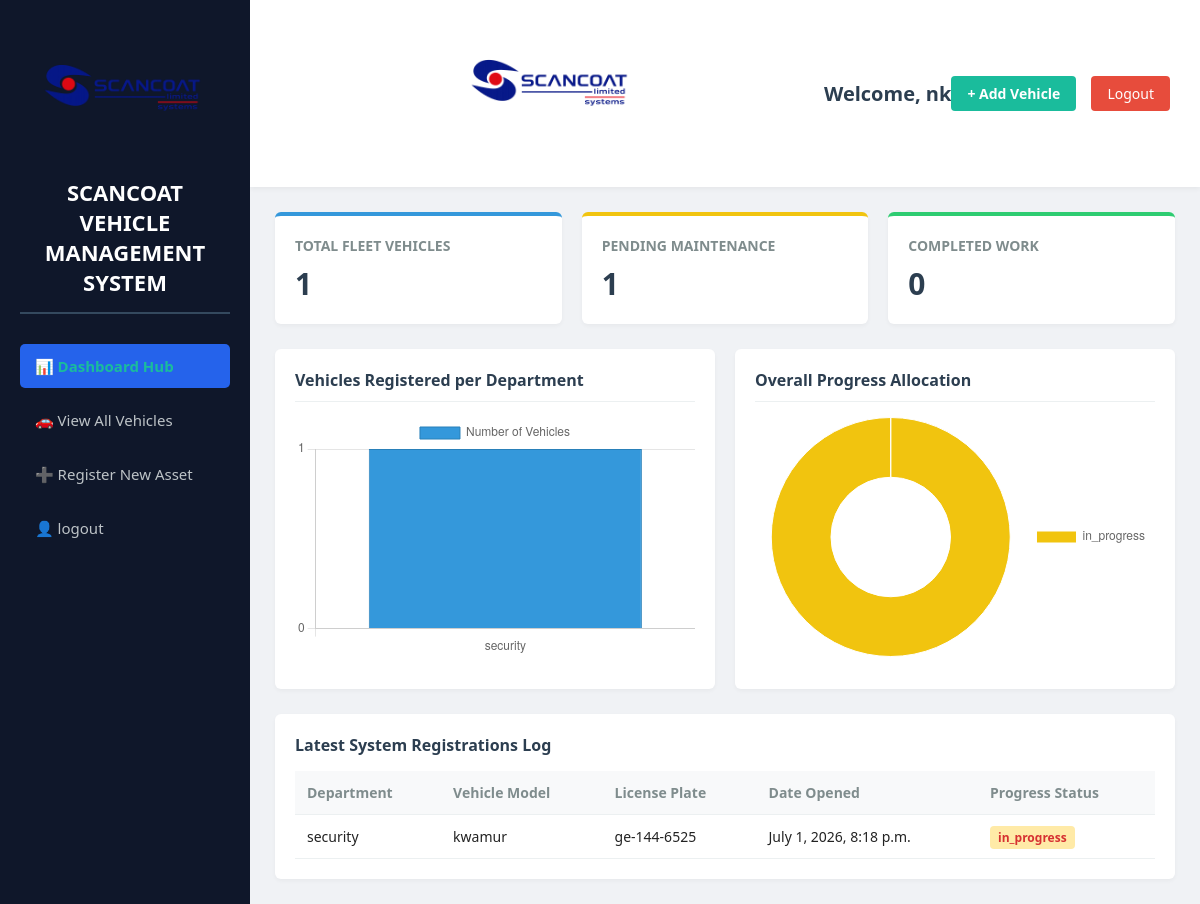
The page /data/ (signed in) on the database its author committed.
### patrick/models.py (models this page shows, shortened)
class registedvehicle(models.Model):
    order_number = models.CharField(primary_key=True, max_length=10, default='0000000000', null=False, unique=True)
    department = models.CharField(max_length=100)
    vehicle_model = models.CharField(max_length=100)
    license_plate = models.CharField(max_length=20, unique=True)
    startdate = models.DateTimeField(auto_now_add=True)
    enddate = models.DateTimeField(blank=True, null=True)
    intialprogress = models.CharField(max_length=100, default='Not Started')
    issue = models.TextField(blank=True, null=True)
    equip_number = models.PositiveIntegerField(blank=True, null=True)
    equip_id = models.CharField(max_length=100, blank=True, editable=False)
    enddate = models.DateTimeField(null=True, blank=True)
    payment=models.CharField(max_length=100,default='not stated')
    DEPARTMENT_ACRONYMS = {
        'Security': 'SYD',
        'Maintenance': 'MNT',
    }
    class Meta:
        constraints = [
            models.UniqueConstraint(fields=['department', 'equip_number'], name='unique_equip_per_department')
        ]

### patrick/views.py (the view)
# urls.py: path('data/', views.data, name='data'),
@login_required
def data(request):
    total_fleet = registedvehicle.objects.count()
    pending_count = registedvehicle.objects.filter(intialprogress__icontains='progress').count()
    completed_count = registedvehicle.objects.filter(intialprogress__icontains='complete').count()
    recent_vehicles = registedvehicle.objects.all().order_by('-order_number')[:5]
    dept_counts = registedvehicle.objects.values('department').annotate(total=Count('order_number')).order_by('-total')
    if dept_counts.exists():
        bar_labels = [item['department'] if item['department'] else 'Unassigned' for item in dept_counts]
        bar_values = [item['total'] for item in dept_counts]
    else:
        bar_labels = ['No Data Available']
        bar_values = [0]
    status_counts = registedvehicle.objects.values('intialprogress').annotate(total=Count('order_number'))
    if status_counts.exists():
        pie_labels = [item['intialprogress'] if item['intialprogress'] else 'Unknown' for item in status_counts]
        pie_values = [item['total'] for item in status_counts]
    else:
        pie_labels = ['No Data Available']
        pie_values = [0]
    return render(request, 'dashboard.html', {
        'total_fleet': total_fleet,
        'pending_count': pending_count,
        'completed_count': completed_count,
        'recent_vehicles': recent_vehicles,
        'bar_labels_json': json.dumps(bar_labels),
        'bar_values_json': json.dumps(bar_values),
        'pie_labels_json': json.dumps(pie_labels),
        'pie_values_json': json.dumps(pie_values),
    })

### templates/dashboard.html (shortened to what this page needs)
{% load static %}
<!DOCTYPE html>
<html lang="en">
<head>
</head>
<body>
    <div class="sidebar">
        <img src="{% static 'patrick/images/scancoatlogo.png' %}" alt="Scancoat Limited Logo" class="logo">
        <h2>SCANCOAT VEHICLE  MANAGEMENT SYSTEM</h2>
        <a href="{% url 'dashboard' %}" class="active">📊 Dashboard Hub</a>
        <a href="{% url 'vehicleview' %}">🚗 View All Vehicles</a>
        <a href="{% url 'dashboard' %}">➕ Register New Asset</a>
        <a href="{% url 'patrickprof' %}">👤 logout</a>
    </div>
    <div class="main-view">
        <div class="top-navbar">
            <img src="{% static 'patrick/images/scancoatlogo.png' %}" alt="Scancoat Limited Logo" class="logo">
            <h1>Welcome, {{ request.user.username }}</h1>
            <div class="nav-actions">
                <a href="{% url 'dashboard' %}" class="btn-add">+ Add Vehicle</a>
                <a href="{% url 'loginpg' %}" class="btn-logout">Logout</a>
            </div>
        </div>
        <div class="scrollpane">
            <div class="metric-cards-row">
                <div class="metric-block" style="border-top-color: #3498db;">
                    <h3>Total Fleet Vehicles</h3>
                    <div class="number-display">{{ total_fleet }}</div>
                </div>
                <div class="metric-block" style="border-top-color: #f1c40f;">
                    <h3>Pending Maintenance</h3>
                    <div class="number-display">{{ pending_count }}</div>
                </div>
                <div class="metric-block" style="border-top-color: #2ecc71;">
                    <h3>Completed Work</h3>
                    <div class="number-display">{{ completed_count }}</div>
                </div>
            </div>
            <div class="graph-block-row">
                <div class="graph-box-container">
                    <h3>Vehicles Registered per Department</h3>
                    <div style="position: relative; height:240px; width:100%">
                        <canvas id="barGraphCanvas"></canvas>
                    </div>
                </div>
                <div class="graph-box-container">
                    <h3>Overall Progress Allocation</h3>
                    <div style="position: relative; height:240px; width:100%">
                        <canvas id="pieTrendCanvas"></canvas>
                    </div>
                </div>
            </div>
            <div class="log-table-container">
                <h3>Latest System Registrations Log</h3>
                <table>
                    <thead>
                        <tr>
                            <th>Department</th>
                            <th>Vehicle Model</th>
                            <th>License Plate</th>
                            <th>Date Opened</th>
                            <th>Progress Status</th>
                        </tr>
                    </thead>
                    <tbody>
                        {% for vehicle in recent_vehicles %}
                        <tr>
                            <td>{{ vehicle.department }}</td>
                            <td>{{ vehicle.vehicle_model }}</td>
                            <td>{{ vehicle.license_plate }}</td>
                            <td>{{ vehicle.startdate }}</td>
                            <td>
                                {% if "complete" in vehicle.intialprogress|lower %}
                                    <span class="state-badge done">Completed</span>
                                {% else %}
                                    <span class="state-badge pending">{{ vehicle.intialprogress }}</span>
                                {% endif %}
                            </td>
                        </tr>
                        {% empty %}
                        <tr>
                            <td colspan="5" style="text-align: center; color: #7f8c8d; padding: 20px;">No vehicles logged in the system database yet.</td>
                        </tr>
                        {% endfor %}
                    </tbody>
                </table>
            </div>
        </div>
    </div>
    <script>
        const barCtx = document.getElementById('barGraphCanvas').getContext('2d');
        new Chart(barCtx, {
            type: 'bar',
            data: {
                labels: {{ bar_labels_json|safe }},
                datasets: [{
                    label: 'Number of Vehicles',
                    data: {{ bar_values_json|safe }},
                    backgroundColor: '#3498db',
                    borderColor: '#2980b9',
                    borderWidth: 1
                }]
            },
            options: {
                responsive: true,
                maintainAspectRatio: false,
                scales: {
                    y: { beginAtZero: true, ticks: { stepSize: 1 } }
                }
            }
        });
        const pieCtx = document.getElementById('pieTrendCanvas').getContext('2d');
        new Chart(pieCtx, {
            type: 'doughnut',
            data: {
                labels: {{ pie_labels_json|safe }},
                datasets: [{
                    data: {{ pie_values_json|safe }},
                    backgroundColor: ['#f1c40f', '#2ecc71', '#3498db', '#e74c3c', '#95a5a6'],
                    borderWidth: 1
                }]
            },
            options: {
                responsive: true,
                maintainAspectRatio: false,
                plugins: {
                    legend: { position: 'right' }
                }
            }
        });
    </script>
</body>
</html>

### templates/dashboard.html (style rules this page uses)
* { margin: 0; padding: 0; box-sizing: border-box; font-family: 'Segoe UI', Arial, sans-serif; }
body { display: flex; background-color: #f0f2f5; color: #222; height: 100vh; overflow: hidden; }
.sidebar { width: 250px; background-color: #0f172a; color: white; display: flex; flex-direction: column; padding: 20px; }
.sidebar h2 { font-size: 22px; margin-bottom: 30px; text-align: center; font-weight: 600; border-bottom: 2px solid #34495e; padding-bottom: 15px; }
.sidebar a { color: #bdc3c7; text-decoration: none; padding: 12px 15px; margin-bottom: 10px; border-radius: 5px; display: block; font-size: 15px; transition: all 0.2s; }
.sidebar a:hover, .sidebar a.active { background-color: #2563eb; color: #1abc9c; font-weight: bold; }
.main-view { flex: 1; display: flex; flex-direction: column; overflow: hidden; }
.top-navbar { background-color: white; padding: 15px 30px; display: flex; justify-content: space-between; align-items: center; box-shadow: 0 2px 5px rgba(0,0,0,0.05); }
.top-navbar h1 { font-size: 20px; color: #2c3e50; }
.nav-actions { display: flex; align-items: center; gap: 15px; }
.btn-add { background-color: #1abc9c; color: white; padding: 8px 16px; border-radius: 4px; text-decoration: none; font-weight: bold; font-size: 14px; }
.btn-logout { background-color: #e74c3c; color: white; padding: 8px 16px; border-radius: 4px; text-decoration: none; font-size: 14px; }
.scrollpane { padding: 25px; overflow-y: auto; flex: 1; }
.metric-cards-row { display: grid; grid-template-columns: repeat(auto-fit, minmax(220px, 1fr)); gap: 20px; margin-bottom: 25px; }
.metric-block { background-color: white; border-radius: 6px; padding: 20px; box-shadow: 0 2px 4px rgba(0,0,0,0.04); border-top: 4px solid #3498db; }
.metric-block h3 { font-size: 14px; color: #7f8c8d; text-transform: uppercase; margin-bottom: 8px; }
.metric-block .number-display { font-size: 30px; font-weight: bold; color: #2c3e50; }
.graph-block-row { display: grid; grid-template-columns: 1fr 1fr; gap: 20px; margin-bottom: 25px; }
.graph-box-container { background-color: white; border-radius: 6px; padding: 20px; box-shadow: 0 2px 4px rgba(0,0,0,0.04); min-height: 340px; }
.graph-box-container h3 { font-size: 16px; margin-bottom: 15px; color: #2c3e50; border-bottom: 1px solid #ecf0f1; padding-bottom: 10px; }
.log-table-container { background-color: white; border-radius: 6px; padding: 20px; box-shadow: 0 2px 4px rgba(0,0,0,0.04); }
.log-table-container h3 { font-size: 16px; margin-bottom: 15px; color: #2c3e50; }
table { width: 100%; border-collapse: collapse; text-align: left; }
th, td { padding: 12px; border-bottom: 1px solid #ecf0f1; font-size: 14px; }
th { background-color: #f8f9fa; color: #7f8c8d; font-weight: bold; }
.state-badge { padding: 3px 8px; border-radius: 4px; font-size: 12px; font-weight: bold; }
img.logo { display: block; max-width: 200px; height: auto; margin: 0 auto 1rem auto; border-radius: 0.5rem; padding: 0.75rem; }
.state-badge.pending { background-color: #ffeaa7; color: #d63031; }

### rows shown on the page
registedvehicle: department "security", vehicle_model "kwamur", license_plate "ge-144-6525", startdate "July 1, 2026, 8:18 p.m.", intialprogress "in_progress"

### other values the page prints
{{ request.user.username }} "nk"
{{ total_fleet }} "1"
{{ pending_count }} "1"
{{ completed_count }} "0"
chart data {{ bar_labels_json|safe }} ["security"]
chart data {{ bar_values_json|safe }} [1]
chart data {{ pie_labels_json|safe }} ["in_progress"]
